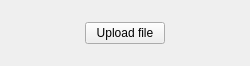
<?xml version="1.0" encoding="UTF-8"?>
<ui version="4.0">
 <class>MainWindow</class>
 <widget class="QMainWindow" name="MainWindow">
  <property name="geometry">
   <rect>
    <x>0</x>
    <y>0</y>
    <width>250</width>
    <height>66</height>
   </rect>
  </property>
  <property name="windowTitle">
   <string>MainWindow</string>
  </property>
  <widget class="QWidget" name="centralwidget">
   <layout class="QVBoxLayout" name="verticalLayout">
    <item alignment="Qt::AlignHCenter|Qt::AlignVCenter">
     <widget class="QPushButton" name="pushButton">
      <property name="text">
       <string>Upload file</string>
      </property>
     </widget>
    </item>
   </layout>
  </widget>
 </widget>
 <resources/>
 <connections/>
</ui>
